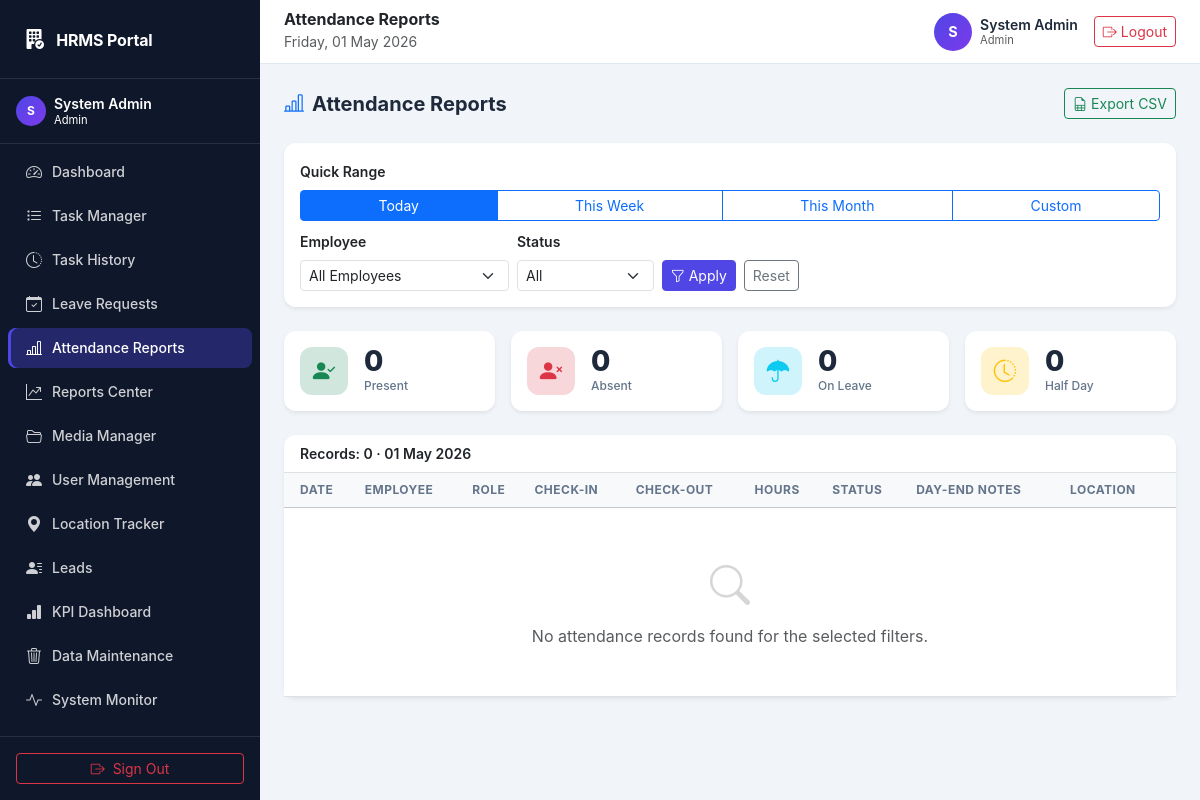
Page /admin_reports.php (signed in) on the committed database.
### tables this page shows
CREATE TABLE `users` (
  `id`                   INT UNSIGNED     NOT NULL AUTO_INCREMENT,
  `name`                 VARCHAR(100)     NOT NULL,
  `email`                VARCHAR(150)     NOT NULL,
  `password`             VARCHAR(255)     NOT NULL,
  `role`                 ENUM('admin','office_staff','field_worker') NOT NULL DEFAULT 'office_staff',
  `office_ip_restricted` TINYINT(1)       NOT NULL DEFAULT 1
                           COMMENT '1 = enforce IP check at check-in',
  `is_active`            TINYINT(1)       NOT NULL DEFAULT 1,
  `created_at`           TIMESTAMP        NOT NULL DEFAULT CURRENT_TIMESTAMP,
  `updated_at`           TIMESTAMP        NOT NULL DEFAULT CURRENT_TIMESTAMP
                           ON UPDATE CURRENT_TIMESTAMP,
  PRIMARY KEY (`id`),
  UNIQUE KEY `uq_email` (`email`)
);

### admin_reports.php (the view, shortened to what the rows shown need)
<?php
require_once __DIR__ . '/auth.php';
require_once __DIR__ . '/db_connect.php';
$user = getCurrentUser();
$summary = [
    'present'  => 0,
    'absent'   => 0,
    'on_leave' => 0,
    'half_day' => 0,
];
include __DIR__ . '/includes/header.php';
?>
<div class="row g-3 mb-4">
  <?php
  $summaryMeta = [
    'present'  => ['label'=>'Present',  'icon'=>'bi-person-check-fill', 'color'=>'success'],
    'absent'   => ['label'=>'Absent',   'icon'=>'bi-person-x-fill',     'color'=>'danger'],
    'on_leave' => ['label'=>'On Leave', 'icon'=>'bi-umbrella-fill',      'color'=>'info'],
    'half_day' => ['label'=>'Half Day', 'icon'=>'bi-clock-history',      'color'=>'warning'],
  ];
  foreach ($summaryMeta as $key => $meta): ?>
  <div class="col-6 col-xl-3">
    <div class="card border-0 shadow-sm stat-card">
      <div class="card-body d-flex align-items-center gap-3">
        <div class="stat-icon bg-<?= $meta['color'] ?>-subtle text-<?= $meta['color'] ?>">
          <i class="bi <?= $meta['icon'] ?>"></i>
        </div>
        <div>
          <div class="stat-value"><?= $summary[$key] ?></div>
          <div class="stat-label"><?= $meta['label'] ?></div>
        </div>
      </div>
    </div>
  </div>
  <?php endforeach; ?>
</div>
<div class="card border-0 shadow-sm">
  <div class="table-responsive">
    <table class="table table-hover align-middle mb-0" id="reportTable">
      <thead class="table-light">
        <tr>
          <th class="ps-3">Date</th>
          <th>Employee</th>
          <th>Role</th>
          <th>Check-In</th>
          <th>Check-Out</th>
          <th>Hours</th>
          <th>Status</th>
          <th>Day-End Notes</th>
          <th class="pe-3">Location</th>
        </tr>
      </thead>
    </table>
  </div>
</div>
<?php include __DIR__ . '/includes/footer.php'; ?>

### includes/header.php (shortened to what the rows shown need)
<?php
$role = $user['role'];
?>
<!DOCTYPE html>
<html lang="en">
<head>
  <link href="assets/vendor/bootstrap.min.css" rel="stylesheet">
  <link href="assets/vendor/bootstrap-icons.min.css" rel="stylesheet">
  <link href="assets/css/style.css" rel="stylesheet">
</head>
<body class="hrms-app" data-role="<?= h($role) ?>" data-userid="<?= (int)$user['id'] ?>">
    <?php include __DIR__ . '/sidebar_nav.php'; ?>
<aside class="hrms-sidebar hrms-sidebar-fixed d-none d-lg-flex flex-column text-white">
  <?php include __DIR__ . '/sidebar_nav.php'; ?>
</aside>
<div class="hrms-main">
  <header class="hrms-header d-none d-lg-flex align-items-center px-4 gap-3">
    <div class="ms-auto d-flex align-items-center gap-3">
      <div class="d-flex align-items-center gap-2">
        <div class="avatar-circle">
          <?= strtoupper(substr($user['name'], 0, 1)) ?>
        </div>
        <div class="lh-sm">
          <div class="fw-semibold small"><?= h($user['name']) ?></div>
          <div class="text-muted" style="font-size:.7rem"><?= ucfirst(str_replace('_',' ',$role)) ?></div>
        </div>
      </div>
    </div>
  </header>
  <main class="hrms-content p-3 p-md-4">

### includes/sidebar_nav.php (shortened to what the rows shown need)
<?php
$role        = $user['role'];
?>
<div class="px-3 py-3 border-bottom border-white border-opacity-10">
  <div class="d-flex align-items-center gap-2">
    <div class="avatar-circle avatar-sm flex-shrink-0">
      <?= strtoupper(substr($user['name'], 0, 1)) ?>
    </div>
    <div class="lh-sm overflow-hidden">
      <div class="fw-semibold small text-truncate"><?= h($user['name']) ?></div>
      <div class="opacity-60" style="font-size:.7rem">
        <?= ucfirst(str_replace('_', ' ', $role)) ?>
      </div>
    </div>
  </div>
</div>

### rows in the picture
users: name "S", name "System Admin", role "Admin", office_ip_restricted "0"

### other values in the picture
SITE_NAME "HRMS Portal"
$item['label'] "Dashboard"
$item['label'] "Task Manager"
$item['label'] "Task History"
$item['label'] "Leave Requests"
$item['label'] "Attendance Reports"
$item['label'] "Reports Center"
$item['label'] "Media Manager"
$item['label'] "User Management"
$item['label'] "Location Tracker"
$item['label'] "Leads"
$item['label'] "KPI Dashboard"
$item['label'] "Data Maintenance"
$item['label'] "System Monitor"
$pageTitle "Attendance Reports"
